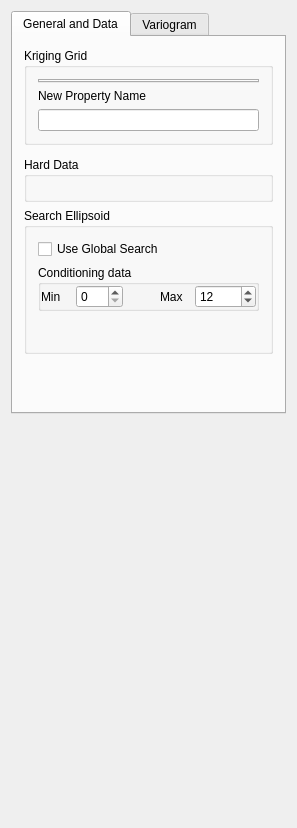
<?xml version="1.0" encoding="UTF-8"?>
<ui version="4.0">
 <class>Kriging_Parameters</class>
 <widget class="QWidget" name="Kriging_Parameters">
  <property name="geometry">
   <rect>
    <x>0</x>
    <y>0</y>
    <width>297</width>
    <height>828</height>
   </rect>
  </property>
  <property name="windowTitle">
   <string>Kriging Parameters</string>
  </property>
  <property name="AlgorithmCategory" stdset="0">
   <string>Estimation</string>
  </property>
  <property name="AlgorithmDescription" stdset="0">
   <string>Dual SK, OK, and KT</string>
  </property>
  <layout class="QVBoxLayout" name="verticalLayout_4">
   <item>
    <widget class="QTabWidget" name="tabWidget3">
     <property name="currentIndex">
      <number>0</number>
     </property>
     <widget class="QWidget" name="tab">
      <attribute name="title">
       <string>General and Data</string>
      </attribute>
      <layout class="QVBoxLayout" name="verticalLayout_3">
       <item>
        <widget class="QGroupBox" name="SimulationGrid">
         <property name="maximumSize">
          <size>
           <width>32767</width>
           <height>140</height>
          </size>
         </property>
         <property name="title">
          <string>Kriging Grid</string>
         </property>
         <layout class="QVBoxLayout" name="verticalLayout">
          <item>
           <widget class="GridSelector" name="Grid_Name">
            <property name="currentIndex">
             <number>-1</number>
            </property>
           </widget>
          </item>
          <item>
           <widget class="QLabel" name="TextLabel2">
            <property name="text">
             <string>New Property Name</string>
            </property>
            <property name="wordWrap">
             <bool>false</bool>
            </property>
           </widget>
          </item>
          <item>
           <widget class="QLineEdit" name="Property_Name"/>
          </item>
         </layout>
        </widget>
       </item>
       <item>
        <widget class="KrigingTypeSelector" name="Kriging_Type" native="true"/>
       </item>
       <item>
        <widget class="QGroupBox" name="GroupBox3">
         <property name="title">
          <string>Hard Data</string>
         </property>
         <layout class="QHBoxLayout">
          <property name="spacing">
           <number>6</number>
          </property>
          <property name="leftMargin">
           <number>11</number>
          </property>
          <property name="topMargin">
           <number>11</number>
          </property>
          <property name="rightMargin">
           <number>11</number>
          </property>
          <property name="bottomMargin">
           <number>11</number>
          </property>
          <item>
           <widget class="PropertySelector" name="Hard_Data" native="true"/>
          </item>
         </layout>
        </widget>
       </item>
       <item>
        <widget class="QGroupBox" name="GropuBox">
         <property name="title">
          <string>Search Ellipsoid</string>
         </property>
         <property name="checkable">
          <bool>false</bool>
         </property>
         <layout class="QVBoxLayout" name="verticalLayout_2">
          <item>
           <widget class="QCheckBox" name="UseGlobalSearch">
            <property name="text">
             <string>Use Global Search</string>
            </property>
           </widget>
          </item>
          <item>
           <widget class="QGroupBox" name="groupBox5">
            <property name="title">
             <string>Conditioning data</string>
            </property>
            <layout class="QGridLayout">
             <property name="leftMargin">
              <number>0</number>
             </property>
             <property name="topMargin">
              <number>0</number>
             </property>
             <property name="rightMargin">
              <number>0</number>
             </property>
             <property name="bottomMargin">
              <number>0</number>
             </property>
             <item row="0" column="0">
              <layout class="QHBoxLayout">
               <property name="leftMargin">
                <number>0</number>
               </property>
               <property name="topMargin">
                <number>0</number>
               </property>
               <property name="rightMargin">
                <number>0</number>
               </property>
               <property name="bottomMargin">
                <number>0</number>
               </property>
               <item>
                <widget class="QLabel" name="TextLabel2_2_2_2_3">
                 <property name="text">
                  <string>Min</string>
                 </property>
                 <property name="wordWrap">
                  <bool>false</bool>
                 </property>
                </widget>
               </item>
               <item>
                <widget class="QSpinBox" name="Min_Conditioning_Data">
                 <property name="minimum">
                  <number>0</number>
                 </property>
                 <property name="maximum">
                  <number>200</number>
                 </property>
                 <property name="value">
                  <number>0</number>
                 </property>
                </widget>
               </item>
               <item>
                <spacer>
                 <property name="orientation">
                  <enum>Qt::Vertical</enum>
                 </property>
                 <property name="sizeType">
                  <enum>QSizePolicy::Expanding</enum>
                 </property>
                 <property name="sizeHint" stdset="0">
                  <size>
                   <width>31</width>
                   <height>20</height>
                  </size>
                 </property>
                </spacer>
               </item>
               <item>
                <widget class="QLabel" name="TextLabel2_2_2_2_3_2">
                 <property name="text">
                  <string>Max</string>
                 </property>
                 <property name="wordWrap">
                  <bool>false</bool>
                 </property>
                </widget>
               </item>
               <item>
                <widget class="QSpinBox" name="Max_Conditioning_Data">
                 <property name="minimum">
                  <number>0</number>
                 </property>
                 <property name="maximum">
                  <number>99999</number>
                 </property>
                 <property name="value">
                  <number>12</number>
                 </property>
                </widget>
               </item>
              </layout>
             </item>
            </layout>
           </widget>
          </item>
          <item>
           <widget class="EllipsoidInput" name="Search_Ellipsoid" native="true">
            <property name="title" stdset="0">
             <string/>
            </property>
           </widget>
          </item>
          <item>
           <widget class="AdvancedNeighborhoodInput" name="AdvancedSearch" native="true"/>
          </item>
          <item>
           <spacer name="spacer">
            <property name="orientation">
             <enum>Qt::Vertical</enum>
            </property>
            <property name="sizeType">
             <enum>QSizePolicy::Expanding</enum>
            </property>
            <property name="sizeHint" stdset="0">
             <size>
              <width>20</width>
              <height>17</height>
             </size>
            </property>
           </spacer>
          </item>
         </layout>
        </widget>
       </item>
       <item>
        <spacer>
         <property name="orientation">
          <enum>Qt::Vertical</enum>
         </property>
         <property name="sizeType">
          <enum>QSizePolicy::Expanding</enum>
         </property>
         <property name="sizeHint" stdset="0">
          <size>
           <width>20</width>
           <height>31</height>
          </size>
         </property>
        </spacer>
       </item>
      </layout>
     </widget>
     <widget class="QWidget" name="tab">
      <attribute name="title">
       <string>Variogram</string>
      </attribute>
      <layout class="QVBoxLayout">
       <property name="leftMargin">
        <number>0</number>
       </property>
       <property name="topMargin">
        <number>0</number>
       </property>
       <property name="rightMargin">
        <number>0</number>
       </property>
       <property name="bottomMargin">
        <number>0</number>
       </property>
       <item>
        <widget class="QGroupBox" name="GroupBox11">
         <property name="title">
          <string>Variogram</string>
         </property>
         <layout class="QVBoxLayout">
          <property name="spacing">
           <number>6</number>
          </property>
          <property name="leftMargin">
           <number>11</number>
          </property>
          <property name="topMargin">
           <number>11</number>
          </property>
          <property name="rightMargin">
           <number>11</number>
          </property>
          <property name="bottomMargin">
           <number>11</number>
          </property>
          <item>
           <widget class="VariogramInput" name="Variogram" native="true"/>
          </item>
         </layout>
        </widget>
       </item>
       <item>
        <spacer>
         <property name="orientation">
          <enum>Qt::Vertical</enum>
         </property>
         <property name="sizeType">
          <enum>QSizePolicy::Expanding</enum>
         </property>
         <property name="sizeHint" stdset="0">
          <size>
           <width>20</width>
           <height>131</height>
          </size>
         </property>
        </spacer>
       </item>
      </layout>
     </widget>
    </widget>
   </item>
   <item>
    <spacer>
     <property name="orientation">
      <enum>Qt::Vertical</enum>
     </property>
     <property name="sizeType">
      <enum>QSizePolicy::Expanding</enum>
     </property>
     <property name="sizeHint" stdset="0">
      <size>
       <width>20</width>
       <height>16</height>
      </size>
     </property>
    </spacer>
   </item>
  </layout>
 </widget>
 <layoutdefault spacing="6" margin="11"/>
 <pixmapfunction>qPixmapFromMimeSource</pixmapfunction>
 <customwidgets>
  <customwidget>
   <class>VariogramInput</class>
   <extends>QWidget</extends>
   <header>GsTLAppli/extra/qtplugins/variogram_input.h</header>
  </customwidget>
  <customwidget>
   <class>KrigingTypeSelector</class>
   <extends>QWidget</extends>
   <header>GsTLAppli/extra/qtplugins/kriging_type_selector.h</header>
  </customwidget>
  <customwidget>
   <class>EllipsoidInput</class>
   <extends>QWidget</extends>
   <header location="global">GsTLAppli/extra/qtplugins/ellipsoid_input.h</header>
  </customwidget>
  <customwidget>
   <class>GridSelector</class>
   <extends>QTabWidget</extends>
   <header>GsTLAppli/extra/qtplugins/selectors.h</header>
   <container>1</container>
  </customwidget>
  <customwidget>
   <class>AdvancedNeighborhoodInput</class>
   <extends>QWidget</extends>
   <header>GsTLAppli/extra/qtplugins/neighborhood_filter_input.h</header>
  </customwidget>
  <customwidget>
   <class>PropertySelector</class>
   <extends>QWidget</extends>
   <header>GsTLAppli/extra/qtplugins/selectors.h</header>
  </customwidget>
 </customwidgets>
 <includes>
  <include location="local">gridselector.h</include>
  <include location="local">krigingtypeselector.h</include>
  <include location="local">propertyselector.h</include>
  <include location="local">ellipsoidinput.h</include>
  <include location="local">gstl_table.h</include>
  <include location="local">gstl_table.h</include>
  <include location="local">variograminput.h</include>
 </includes>
 <resources/>
 <connections/>
</ui>
